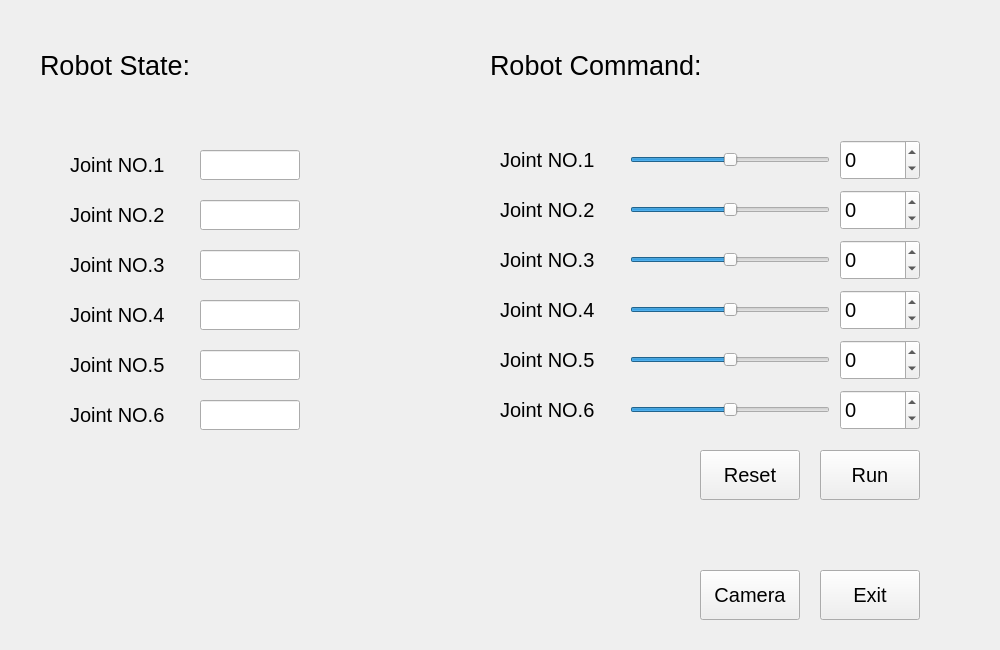
<?xml version="1.0" encoding="UTF-8"?>
<ui version="4.0">
 <class>RobotControlInterface</class>
 <widget class="QWidget" name="RobotControlInterface">
  <property name="geometry">
   <rect>
    <x>0</x>
    <y>0</y>
    <width>1000</width>
    <height>650</height>
   </rect>
  </property>
  <property name="minimumSize">
   <size>
    <width>1000</width>
    <height>650</height>
   </size>
  </property>
  <property name="maximumSize">
   <size>
    <width>1000</width>
    <height>650</height>
   </size>
  </property>
  <property name="font">
   <font>
    <pointsize>15</pointsize>
   </font>
  </property>
  <property name="windowTitle">
   <string>Robot Control Interface</string>
  </property>
  <widget class="QLabel" name="label">
   <property name="geometry">
    <rect>
     <x>40</x>
     <y>30</y>
     <width>191</width>
     <height>71</height>
    </rect>
   </property>
   <property name="font">
    <font>
     <pointsize>20</pointsize>
    </font>
   </property>
   <property name="text">
    <string>Robot State:</string>
   </property>
  </widget>
  <widget class="QLabel" name="label_2">
   <property name="geometry">
    <rect>
     <x>70</x>
     <y>145</y>
     <width>130</width>
     <height>40</height>
    </rect>
   </property>
   <property name="text">
    <string>Joint NO.1</string>
   </property>
  </widget>
  <widget class="QLabel" name="label_3">
   <property name="geometry">
    <rect>
     <x>70</x>
     <y>195</y>
     <width>130</width>
     <height>40</height>
    </rect>
   </property>
   <property name="text">
    <string>Joint NO.2</string>
   </property>
  </widget>
  <widget class="QLabel" name="label_4">
   <property name="geometry">
    <rect>
     <x>70</x>
     <y>245</y>
     <width>130</width>
     <height>40</height>
    </rect>
   </property>
   <property name="text">
    <string>Joint NO.3</string>
   </property>
  </widget>
  <widget class="QLabel" name="label_5">
   <property name="geometry">
    <rect>
     <x>70</x>
     <y>295</y>
     <width>130</width>
     <height>40</height>
    </rect>
   </property>
   <property name="text">
    <string>Joint NO.4</string>
   </property>
  </widget>
  <widget class="QLabel" name="label_6">
   <property name="geometry">
    <rect>
     <x>70</x>
     <y>345</y>
     <width>130</width>
     <height>40</height>
    </rect>
   </property>
   <property name="text">
    <string>Joint NO.5</string>
   </property>
  </widget>
  <widget class="QLabel" name="label_7">
   <property name="geometry">
    <rect>
     <x>70</x>
     <y>395</y>
     <width>130</width>
     <height>40</height>
    </rect>
   </property>
   <property name="text">
    <string>Joint NO.6</string>
   </property>
  </widget>
  <widget class="QLineEdit" name="Joint1StateShowEdit">
   <property name="geometry">
    <rect>
     <x>200</x>
     <y>150</y>
     <width>100</width>
     <height>30</height>
    </rect>
   </property>
   <property name="text">
    <string/>
   </property>
   <property name="alignment">
    <set>Qt::AlignRight|Qt::AlignTrailing|Qt::AlignVCenter</set>
   </property>
   <property name="readOnly">
    <bool>true</bool>
   </property>
  </widget>
  <widget class="QLineEdit" name="Joint2StateShowEdit">
   <property name="geometry">
    <rect>
     <x>200</x>
     <y>200</y>
     <width>100</width>
     <height>30</height>
    </rect>
   </property>
   <property name="text">
    <string/>
   </property>
   <property name="alignment">
    <set>Qt::AlignRight|Qt::AlignTrailing|Qt::AlignVCenter</set>
   </property>
   <property name="readOnly">
    <bool>true</bool>
   </property>
  </widget>
  <widget class="QLineEdit" name="Joint3StateShowEdit">
   <property name="geometry">
    <rect>
     <x>200</x>
     <y>250</y>
     <width>100</width>
     <height>30</height>
    </rect>
   </property>
   <property name="text">
    <string/>
   </property>
   <property name="alignment">
    <set>Qt::AlignRight|Qt::AlignTrailing|Qt::AlignVCenter</set>
   </property>
   <property name="readOnly">
    <bool>true</bool>
   </property>
  </widget>
  <widget class="QLineEdit" name="Joint4StateShowEdit">
   <property name="geometry">
    <rect>
     <x>200</x>
     <y>300</y>
     <width>100</width>
     <height>30</height>
    </rect>
   </property>
   <property name="text">
    <string/>
   </property>
   <property name="alignment">
    <set>Qt::AlignRight|Qt::AlignTrailing|Qt::AlignVCenter</set>
   </property>
   <property name="readOnly">
    <bool>true</bool>
   </property>
  </widget>
  <widget class="QLineEdit" name="Joint5StateShowEdit">
   <property name="geometry">
    <rect>
     <x>200</x>
     <y>350</y>
     <width>100</width>
     <height>30</height>
    </rect>
   </property>
   <property name="text">
    <string/>
   </property>
   <property name="alignment">
    <set>Qt::AlignRight|Qt::AlignTrailing|Qt::AlignVCenter</set>
   </property>
   <property name="readOnly">
    <bool>true</bool>
   </property>
  </widget>
  <widget class="QLineEdit" name="Joint6StateShowEdit">
   <property name="geometry">
    <rect>
     <x>200</x>
     <y>400</y>
     <width>100</width>
     <height>30</height>
    </rect>
   </property>
   <property name="text">
    <string/>
   </property>
   <property name="alignment">
    <set>Qt::AlignRight|Qt::AlignTrailing|Qt::AlignVCenter</set>
   </property>
   <property name="readOnly">
    <bool>true</bool>
   </property>
  </widget>
  <widget class="QLabel" name="label_8">
   <property name="geometry">
    <rect>
     <x>490</x>
     <y>30</y>
     <width>291</width>
     <height>71</height>
    </rect>
   </property>
   <property name="font">
    <font>
     <pointsize>20</pointsize>
    </font>
   </property>
   <property name="text">
    <string>Robot Command:</string>
   </property>
  </widget>
  <widget class="QSlider" name="Joint1Slider">
   <property name="geometry">
    <rect>
     <x>630</x>
     <y>150</y>
     <width>200</width>
     <height>20</height>
    </rect>
   </property>
   <property name="minimum">
    <number>-180</number>
   </property>
   <property name="maximum">
    <number>180</number>
   </property>
   <property name="orientation">
    <enum>Qt::Horizontal</enum>
   </property>
  </widget>
  <widget class="QSlider" name="Joint2Slider">
   <property name="geometry">
    <rect>
     <x>630</x>
     <y>200</y>
     <width>200</width>
     <height>20</height>
    </rect>
   </property>
   <property name="minimum">
    <number>-180</number>
   </property>
   <property name="maximum">
    <number>180</number>
   </property>
   <property name="orientation">
    <enum>Qt::Horizontal</enum>
   </property>
  </widget>
  <widget class="QSlider" name="Joint3Slider">
   <property name="geometry">
    <rect>
     <x>630</x>
     <y>250</y>
     <width>200</width>
     <height>20</height>
    </rect>
   </property>
   <property name="minimum">
    <number>-180</number>
   </property>
   <property name="maximum">
    <number>180</number>
   </property>
   <property name="orientation">
    <enum>Qt::Horizontal</enum>
   </property>
  </widget>
  <widget class="QSlider" name="Joint4Slider">
   <property name="geometry">
    <rect>
     <x>630</x>
     <y>300</y>
     <width>200</width>
     <height>20</height>
    </rect>
   </property>
   <property name="minimum">
    <number>-180</number>
   </property>
   <property name="maximum">
    <number>180</number>
   </property>
   <property name="orientation">
    <enum>Qt::Horizontal</enum>
   </property>
  </widget>
  <widget class="QSlider" name="Joint5Slider">
   <property name="geometry">
    <rect>
     <x>630</x>
     <y>350</y>
     <width>200</width>
     <height>20</height>
    </rect>
   </property>
   <property name="minimum">
    <number>-180</number>
   </property>
   <property name="maximum">
    <number>180</number>
   </property>
   <property name="orientation">
    <enum>Qt::Horizontal</enum>
   </property>
  </widget>
  <widget class="QSlider" name="Joint6Slider">
   <property name="geometry">
    <rect>
     <x>630</x>
     <y>400</y>
     <width>200</width>
     <height>20</height>
    </rect>
   </property>
   <property name="minimum">
    <number>-180</number>
   </property>
   <property name="maximum">
    <number>180</number>
   </property>
   <property name="orientation">
    <enum>Qt::Horizontal</enum>
   </property>
  </widget>
  <widget class="QSpinBox" name="Joint1SpinBox">
   <property name="geometry">
    <rect>
     <x>840</x>
     <y>140</y>
     <width>80</width>
     <height>40</height>
    </rect>
   </property>
   <property name="minimum">
    <number>-180</number>
   </property>
   <property name="maximum">
    <number>180</number>
   </property>
  </widget>
  <widget class="QSpinBox" name="Joint2SpinBox">
   <property name="geometry">
    <rect>
     <x>840</x>
     <y>190</y>
     <width>80</width>
     <height>40</height>
    </rect>
   </property>
   <property name="minimum">
    <number>-180</number>
   </property>
   <property name="maximum">
    <number>180</number>
   </property>
  </widget>
  <widget class="QSpinBox" name="Joint3SpinBox">
   <property name="geometry">
    <rect>
     <x>840</x>
     <y>240</y>
     <width>80</width>
     <height>40</height>
    </rect>
   </property>
   <property name="minimum">
    <number>-180</number>
   </property>
   <property name="maximum">
    <number>180</number>
   </property>
  </widget>
  <widget class="QSpinBox" name="Joint4SpinBox">
   <property name="geometry">
    <rect>
     <x>840</x>
     <y>290</y>
     <width>80</width>
     <height>40</height>
    </rect>
   </property>
   <property name="minimum">
    <number>-180</number>
   </property>
   <property name="maximum">
    <number>180</number>
   </property>
  </widget>
  <widget class="QSpinBox" name="Joint5SpinBox">
   <property name="geometry">
    <rect>
     <x>840</x>
     <y>340</y>
     <width>80</width>
     <height>40</height>
    </rect>
   </property>
   <property name="minimum">
    <number>-180</number>
   </property>
   <property name="maximum">
    <number>180</number>
   </property>
  </widget>
  <widget class="QSpinBox" name="Joint6SpinBox">
   <property name="geometry">
    <rect>
     <x>840</x>
     <y>390</y>
     <width>80</width>
     <height>40</height>
    </rect>
   </property>
   <property name="minimum">
    <number>-180</number>
   </property>
   <property name="maximum">
    <number>180</number>
   </property>
  </widget>
  <widget class="QPushButton" name="ExitButton">
   <property name="geometry">
    <rect>
     <x>820</x>
     <y>570</y>
     <width>100</width>
     <height>50</height>
    </rect>
   </property>
   <property name="text">
    <string>Exit</string>
   </property>
  </widget>
  <widget class="QPushButton" name="CameraButton">
   <property name="geometry">
    <rect>
     <x>700</x>
     <y>570</y>
     <width>100</width>
     <height>50</height>
    </rect>
   </property>
   <property name="text">
    <string>Camera</string>
   </property>
  </widget>
  <widget class="QPushButton" name="ResetButton">
   <property name="geometry">
    <rect>
     <x>700</x>
     <y>450</y>
     <width>100</width>
     <height>50</height>
    </rect>
   </property>
   <property name="text">
    <string>Reset</string>
   </property>
  </widget>
  <widget class="QPushButton" name="RunButton">
   <property name="geometry">
    <rect>
     <x>820</x>
     <y>450</y>
     <width>100</width>
     <height>50</height>
    </rect>
   </property>
   <property name="text">
    <string>Run</string>
   </property>
  </widget>
  <widget class="QLabel" name="label_9">
   <property name="geometry">
    <rect>
     <x>500</x>
     <y>190</y>
     <width>130</width>
     <height>40</height>
    </rect>
   </property>
   <property name="text">
    <string>Joint NO.2</string>
   </property>
  </widget>
  <widget class="QLabel" name="label_10">
   <property name="geometry">
    <rect>
     <x>500</x>
     <y>290</y>
     <width>130</width>
     <height>40</height>
    </rect>
   </property>
   <property name="text">
    <string>Joint NO.4</string>
   </property>
  </widget>
  <widget class="QLabel" name="label_11">
   <property name="geometry">
    <rect>
     <x>500</x>
     <y>340</y>
     <width>130</width>
     <height>40</height>
    </rect>
   </property>
   <property name="text">
    <string>Joint NO.5</string>
   </property>
  </widget>
  <widget class="QLabel" name="label_12">
   <property name="geometry">
    <rect>
     <x>500</x>
     <y>140</y>
     <width>130</width>
     <height>40</height>
    </rect>
   </property>
   <property name="text">
    <string>Joint NO.1</string>
   </property>
  </widget>
  <widget class="QLabel" name="label_13">
   <property name="geometry">
    <rect>
     <x>500</x>
     <y>240</y>
     <width>130</width>
     <height>40</height>
    </rect>
   </property>
   <property name="text">
    <string>Joint NO.3</string>
   </property>
  </widget>
  <widget class="QLabel" name="label_14">
   <property name="geometry">
    <rect>
     <x>500</x>
     <y>390</y>
     <width>130</width>
     <height>40</height>
    </rect>
   </property>
   <property name="text">
    <string>Joint NO.6</string>
   </property>
  </widget>
 </widget>
 <resources/>
 <connections/>
</ui>
